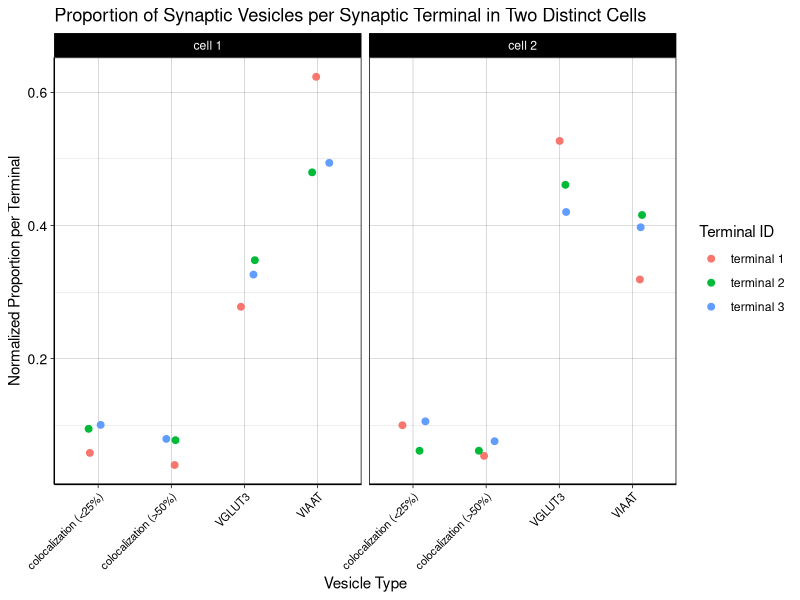
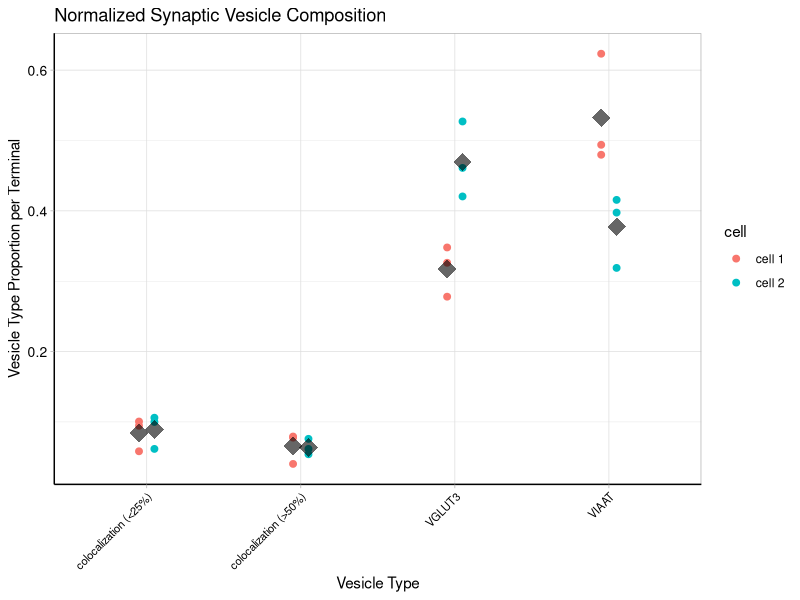

Write the R code that produced these figures, in order.
library(tidyverse)
library(ggplot2) ## BMB: ggplot2 is redundant after loading tidyverse

### ACA: dataset_one and dataset_two contain synaptic vesicle counts for individual synaptic terminals. The synaptic vesicle type was 3D-segmented using ImageJ and each dataset corresponds to synaptic vesicle count from different cells.

dataset_one <- read.csv("synaptic_terminal_data_one.csv")

dataset_two <- read.csv("synaptic_terminal_data_two.csv")

### ACA: I am comparing the relative proportion of synaptic vesicle type per individual synaptic terminal. Since synaptic terminals are heterogeneous in the total number and type of synaptic vesicles, I first normalize the synaptic vesicle type for each synaptic terminal.

dataset_one_normalized <- dataset_one |> 
  group_by(synaptic.terminal.id) |> 
  mutate(total_vesicles = sum(count),
         proportion = count / total_vesicles) |> 
  ungroup()
## BMB: could use .by here ...

dataset_two_normalized <- dataset_two |> 
  group_by(synaptic.terminal.id) |> 
  mutate(total_vesicles = sum(count),
         proportion = count / total_vesicles) |> 
  ungroup()

### ACA: I am combining the two datasets into one data frame. I used bind_rows(). Not sure if there is a better option.

dataset_all_normalized <-  bind_rows(
  dataset_one_normalized |> mutate(cell = "cell 1"),
  dataset_two_normalized |> mutate(cell = "cell 2")
)

## BMB: here's a trick for repeating less:
library(magrittr)
normalize <- . %>% mutate(total_vesicles = sum(count),
                          proportion = count / total_vesicles,
                          .by = synaptic.terminal.id)

## this creates a function-like object:
dataset_one_normalized <- dataset_one |> normalize()
dataset_two_normalized <- dataset_two |> normalize()

## BMB: I think this does your whole workflow ...
files <- sprintf("synaptic_terminal_data_%s.csv", c("one", "two"))
newdf <- (files
  |> map(read.csv)  ## read both files into a list
  |> map(normalize)
  |> setNames(c("cell1", "cell2"))
  |> bind_rows(.id = "cell")
)
## you could also combine them first and then normalize
## with .by = c(cell, synaptic.terminal.id)

### ACA: For the first plot, I am showing the proportion of synaptic vesicle type for individual synaptic terminals, where the terminals are grouped by cell. This helps to visualize the variability within each cell and between terminals from the same cell. 
### ACA: To follow the Cleveland hierarchy, I decided to use geom_point instead of geom_col to represent my data. In the first plot, each data point represents one synaptic terminal and its corresponding proportion of a synaptic vesicle type.
### ACA: I have decided to use facet_wrap to separate the synaptic terminals from cell one and from cell two.
### ACA: Since most synaptic vesicle types have similar proportions in different synaptic terminals, I have used position_jitter to reduce overlap between datapoints, and I have used kept the gridlines to better distinguish between the x-axis synaptic vesicle types.

ggplot(dataset_all_normalized, aes(synaptic.vesicle.type, proportion, color = synaptic.terminal.id)) +
  geom_point(size = 2,  position = position_jitter(width = 0.2)) +
  facet_wrap(~ cell) +
  labs(x = "Vesicle Type",
       y = "Normalized Proportion per Terminal",
       color = "Terminal ID",
       title = "Proportion of Synaptic Vesicles per Synaptic Terminal in Two Distinct Cells"
       ) +
  ## BMB: if you have a theme you want to use throughout, you can use theme_set() once at the beginning of the session
  theme_linedraw() +
  theme(axis.text.x = element_text(size = 8, angle = 45, hjust = 1, color = "black"),
        axis.line = element_line(color = "black"),
        axis.text.y = element_text(size = 10, color = "black"))

## BMB: consider splitting x-axis labels with newlines so you don't have to rotate them? (I think there's an extension for this ...)
## (I can appreciate you might not want to flip coordinate axes)

### ACA: I am not too familiar with statistical tests, and I wasn't sure what test to use to compare the proportion of synaptic vesicle type between synaptic terminals and cells. In future plots, I want to compare and check if there are differences in the proportion of synaptic vesicle type per terminal and per cell. I wanted to use a t-test to test the average proportions between the two different cells, but I don't think my data is normally distributed and I'm unsure what non-parametric tests to use.

## BMB: I'd actually probably say a chi-squared test, since want to compare many proportions simultaneously (i.e. you have 4 vesicle types,
## and you want to know if the distribution across all of these types clearly differs -- right?)

cell_means <- dataset_all_normalized |> 
  group_by(cell, synaptic.vesicle.type) |> 
  summarize(mean_proportion = mean(proportion))

### ACA: For the second plot, I am comparing the proportions for each synaptic vesicle type at individual synatic terminals overlaid with the mean proportion for each cell. I plotted the proportion for synaptic vesicle type for individual synaptic terminals and the black data points represent the mean proportion for each vesicle type within each cell. I have kept the grid lines to help distinguish between the x-axis categories.
### ACA: For both plots, I decided to use geom_point since it allows each measurement to be compared using position along a common scale, which is the best way to interpret this data according to the Cleveland hierarchy. The point data also allows for easier visualization of variability between terminals.
pd <- position_dodge(width = 0.2)
ggplot(dataset_all_normalized, aes(synaptic.vesicle.type, proportion, color = cell)) +
  geom_point(size = 2, position = pd) + ##, position = position_jitter(width = 0.2)) +
  geom_point(data = cell_means, aes(y = mean_proportion, group = interaction(synaptic.vesicle.type, cell)), position = pd,
             color = "black", shape = 18,
             size = 6, alpha = 0.6) +
  labs(
    x = "Vesicle Type",
    y = "Vesicle Type Proportion per Terminal",
    title = "Normalized Synaptic Vesicle Composition"
  ) +
  theme_light() +
  theme(axis.text.x = element_text(size = 8, angle = 45, hjust = 1, color = "black"),
        axis.line = element_line(color = "black"),
        axis.text.y = element_text(size = 10, color = "black"))

## mark: 2.1
